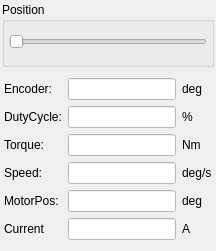
        <widget class="QWidget" name="pagePositionDirect">
         <layout class="QVBoxLayout" name="verticalLayout_4">
          <property name="spacing">
           <number>2</number>
          </property>
          <property name="leftMargin">
           <number>2</number>
          </property>
          <property name="topMargin">
           <number>2</number>
          </property>
          <property name="rightMargin">
           <number>2</number>
          </property>
          <property name="bottomMargin">
           <number>2</number>
          </property>
          <item>
           <widget class="QGroupBox" name="groupBox_5">
            <property name="title">
             <string>Position</string>
            </property>
            <layout class="QVBoxLayout" name="verticalLayout_6">
             <property name="spacing">
              <number>2</number>
             </property>
             <property name="leftMargin">
              <number>4</number>
             </property>
             <property name="topMargin">
              <number>0</number>
             </property>
             <property name="rightMargin">
              <number>4</number>
             </property>
             <property name="bottomMargin">
              <number>0</number>
             </property>
             <item>
              <widget class="SliderWithTarget" name="sliderDirectPosition">
               <property name="minimumSize">
                <size>
                 <width>0</width>
                 <height>40</height>
                </size>
               </property>
               <property name="mouseTracking">
                <bool>false</bool>
               </property>
               <property name="styleSheet">
                <string notr="true">margin-top:10px;

</string>
               </property>
               <property name="orientation">
                <enum>Qt::Horizontal</enum>
               </property>
              </widget>
             </item>
             <item>
              <widget class="QWidget" name="widget_8" native="true">
               <layout class="QHBoxLayout" name="horizontalLayout_8">
                <property name="spacing">
                 <number>2</number>
                </property>
                <property name="leftMargin">
                 <number>0</number>
                </property>
                <property name="topMargin">
                 <number>0</number>
                </property>
                <property name="rightMargin">
                 <number>0</number>
                </property>
                <property name="bottomMargin">
                 <number>0</number>
                </property>
               </layout>
              </widget>
             </item>
            </layout>
           </widget>
          </item>
          <item>
           <widget class="QWidget" name="widget_9" native="true">
            <layout class="QGridLayout" name="gridLayout_4">
             <property name="leftMargin">
              <number>2</number>
             </property>
             <property name="rightMargin">
              <number>2</number>
             </property>
             <item row="0" column="1">
              <widget class="QLineEdit" name="editPositionDirJointPos">
               <property name="styleSheet">
                <string notr="true">background-color: rgb(255, 255, 255); color: rgb(35, 38, 41);</string>
               </property>
               <property name="readOnly">
                <bool>true</bool>
               </property>
              </widget>
             </item>
             <item row="2" column="0">
              <widget class="QLabel" name="labelPositionDirTorque">
               <property name="text">
                <string>Torque:</string>
               </property>
              </widget>
             </item>
             <item row="5" column="0">
              <widget class="QLabel" name="labelPositionDirCurrent">
               <property name="text">
                <string>Current</string>
               </property>
              </widget>
             </item>
             <item row="0" column="2">
              <widget class="QLabel" name="labelPositionDirposUnits">
               <property name="text">
                <string>deg</string>
               </property>
              </widget>
             </item>
             <item row="2" column="2">
              <widget class="QLabel" name="labelPositionDirtrqUnits">
               <property name="text">
                <string>Nm</string>
               </property>
              </widget>
             </item>
             <item row="3" column="1">
              <widget class="QLineEdit" name="editPositionDirSpeed">
               <property name="maximumSize">
                <size>
                 <width>16777215</width>
                 <height>16777215</height>
                </size>
               </property>
               <property name="styleSheet">
                <string notr="true">background-color: rgb(255, 255, 255); color: rgb(35, 38, 41);</string>
               </property>
               <property name="readOnly">
                <bool>true</bool>
               </property>
              </widget>
             </item>
             <item row="5" column="2">
              <widget class="QLabel" name="labelPositionDirCurrentUnits">
               <property name="text">
                <string>A</string>
               </property>
              </widget>
             </item>
             <item row="0" column="0">
              <widget class="QLabel" name="labelPositionDirJointPos">
               <property name="text">
                <string>Encoder:</string>
               </property>
              </widget>
             </item>
             <item row="3" column="0">
              <widget class="QLabel" name="labelPositionDirSpeed">
               <property name="text">
                <string>Speed:</string>
               </property>
              </widget>
             </item>
             <item row="3" column="2">
              <widget class="QLabel" name="labelPositionDirvelUnits">
               <property name="text">
                <string>deg/s</string>
               </property>
              </widget>
             </item>
             <item row="5" column="1">
              <widget class="QLineEdit" name="editPositionDirCurrent">
               <property name="styleSheet">
                <string notr="true">background-color: rgb(255, 255, 255); color: rgb(35, 38, 41);</string>
               </property>
               <property name="readOnly">
                <bool>true</bool>
               </property>
              </widget>
             </item>
             <item row="2" column="1">
              <widget class="QLineEdit" name="editPositionDirTorque">
               <property name="maximumSize">
                <size>
                 <width>16777215</width>
                 <height>16777215</height>
                </size>
               </property>
               <property name="styleSheet">
                <string notr="true">background-color: rgb(255, 255, 255); color: rgb(35, 38, 41);</string>
               </property>
               <property name="readOnly">
                <bool>true</bool>
               </property>
              </widget>
             </item>
             <item row="4" column="0">
              <widget class="QLabel" name="labelPositionDirMotorPos">
               <property name="text">
                <string>MotorPos:</string>
               </property>
              </widget>
             </item>
             <item row="4" column="1">
              <widget class="QLineEdit" name="editPositionDirMotorPos">
               <property name="styleSheet">
                <string notr="true">background-color: rgb(255, 255, 255); color: rgb(35, 38, 41);</string>
               </property>
              </widget>
             </item>
             <item row="4" column="2">
              <widget class="QLabel" name="labelPositionDirMotorPosUnits">
               <property name="text">
                <string>deg</string>
               </property>
              </widget>
             </item>
             <item row="1" column="1">
              <widget class="QLineEdit" name="editPositionDirDuty">
               <property name="styleSheet">
                <string notr="true">background-color: rgb(255, 255, 255); color: rgb(35, 38, 41);</string>
               </property>
              </widget>
             </item>
             <item row="1" column="2">
              <widget class="QLabel" name="labelPositionDirDutyUnits">
               <property name="text">
                <string>%</string>
               </property>
              </widget>
             </item>
             <item row="1" column="0">
              <widget class="QLabel" name="labelPositionDirDuty">
               <property name="text">
                <string>DutyCycle:</string>
               </property>
              </widget>
             </item>
            </layout>
           </widget>
          </item>
         </layout>
         <zorder>widget_9</zorder>
         <zorder>groupBox_5</zorder>
        </widget>
